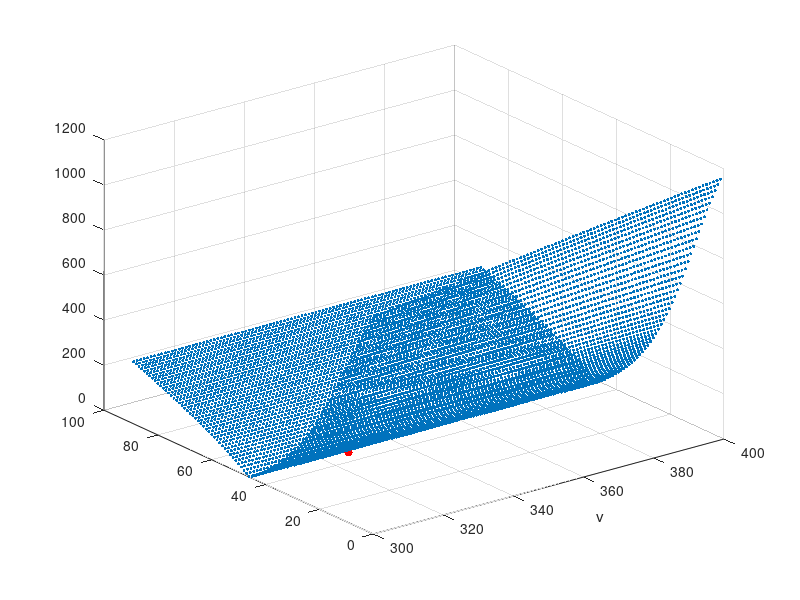

MATLAB code for this plot: (Note: this script raises an error after producing the figure.)
% 读取数据
data = load('output3-1.txt');
v = data(:,1);
alpha = data(:,2);
d = data(:,3);
z = zeros(9000);
% 计算d与282.654之差
d_diff = abs(d - 282.654);

% 绘图
scatter3(v, alpha, d_diff,5, 'filled');
hold on;
scatter3(327.49, 45, 0, 'r', 'filled');
hold off;
xlabel('v');
ylabel('α',Rotation=0);
zlabel('|d - 282.65|',Rotation=0);
title('|d - 282.654|与v和alpha');